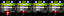

Tiled map render using the project's own tile images. Description and the whole map definition, tile-layer contents included, below:
An orthogonal 4x1 tile map with 16x16 px tiles, 1 tile layer (Tile Layer 1).

<map version="1.10" tiledversion="1.10.2" orientation="orthogonal" renderorder="right-down" width="4" height="1" tilewidth="16" tileheight="16" infinite="0" nextlayerid="2" nextobjectid="1">
 <tileset firstgid="1" source="Tileset.tsx" />
 <layer id="1" name="Tile Layer 1" width="4" height="1">
  <data encoding="csv">
84,85,86,85
</data>
 </layer>
</map>
